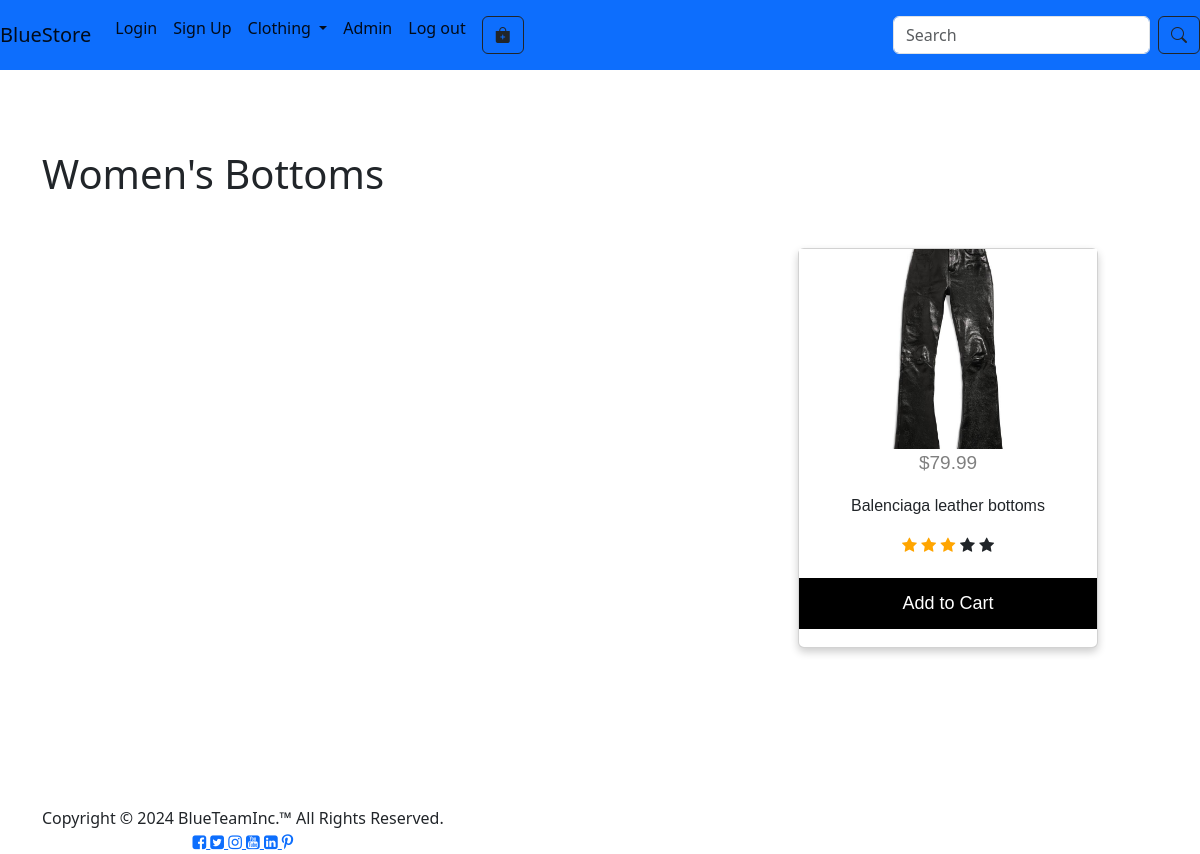
Screenshot of /womensbottoms.html with the database file from the repository.
### website/models.py (models this page shows)
class Product(db.Model, UserMixin):
    id = db.Column(db.Integer, primary_key=True)
    cat = db.Column(db.String(50))
    price = db.Column(db.Float)
    description = db.Column(db.String(150))
    gender = db.Column(db.String(1))
    rating = db.Column(db.Integer)
    image = db.Column(db.String(150))

### website/views.py (the view)
@views.route('/womensbottoms.html', methods=['GET', 'POST'])
def womensbottoms():
    products = Product.query.filter_by(gender='f', cat='bottom').all()
    return render_template("womensbottoms.html", user=current_user, products=products)

### website/templates/womensbottoms.html (shortened to what this page needs)
{% extends "base.html" %} {% block title %}Womens Page{% endblock %} {% block content
    %}
    <html>
    <header>
        <h1>Women's Bottoms</h1>
    </header>
    <section class="p-5">
      <div class="container">
        {% for product in products %}
        <div class ="card">
          <img src="{{url_for('static', filename='images/womensClothes/' + product.image) }}" alt ="{{ product.cat }}" style="width:100%">
          <p class="price">${{ product.price }}</p>
          <p>{{ product.description }}</p>
          <link rel="stylesheet" href="https://cdnjs.cloudflare.com/ajax/libs/font-awesome/4.7.0/css/font-awesome.min.css">
          <span class="stars">
            {% for _ in range(5) %}
              {% if loop.index < product.rating %}
                <span class="fa fa-star checked"></span>
              {% else %}
                <span class="fa fa-star"></span>
              {% endif %}
            {% endfor %}
          </span>
          <a href="/cart" class="btn2"><p><button>Add to Cart</button></p></a>
        </div>
        {% endfor %}
      </div>
    </section>
    </html>
    {% endblock %}

### website/static/style.css (style rules this page uses)
body, html { margin: 0; width: 100%; padding-top: 50px; }

### website/static/styles.css (style rules this page uses)
body, html { margin: 0; width: 100%; padding-top: 50px; }

### website/templates/womensbottoms.html (style rules this page uses)
.container { display: flex; justify-content: space-between; flex-wrap: wrap; margin-top: 50px; }
.card { box-shadow: 0 4px 8px 0 rgba(0, 0, 0, 0.2); flex-basis: 300px; width: 300px; height: 400px; text-align: center; font-family: arial; margin-bottom: 60px; }
.card img { width: 100%; height: 200px; object-fit: cover; }
.price { color: grey; font-size: 19px; }
.card button { border: none; outline: 0; padding: 12px; color: white; background-color: #000; text-align: center; cursor: pointer; width: 100%; font-size: 18px; }
.checked { color: orange; }
.stars { display: inline-block; }

### rows the page displays
Product: image (picture), price "79.99", description "Balenciaga leather bottoms"
